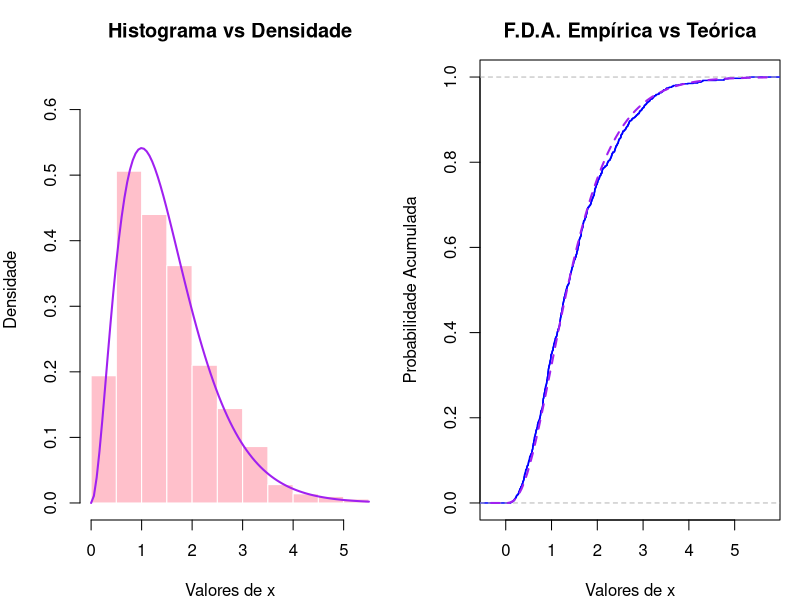

This chart was generated by the following R code:
# ==============================================================================
# Atividade Prática 1.15 - Método da Rejeição (Distribuição Gama)
# ==============================================================================


set.seed(123)

# Parâmetros
n <- 1000
alpha <- 3
beta <- 2
lambda <- 0.5


dgama_target <- function(x) {
  dgamma(x, shape = alpha, rate = beta)
}


dgama_proposal <- function(x) {
  dexp(x, rate = lambda)
}


c_opt <- (beta^alpha / (lambda * gamma(alpha))) * ((alpha - 1) / (beta - lambda))^(alpha - 1) * exp(-(alpha - 1))

cat("Constante ótima de rejeição (c):", c_opt, "\n\n")


rgama_rejection <- function(n, alpha, beta, lambda, c) {
  amostra <- numeric(n)
  contador <- 1
  
  while (contador <= n) {
   
    y <- rexp(1, rate = lambda)
    
    
    u <- runif(1)
    
    
    f_y <- dgamma(y, shape = alpha, rate = beta)
    g_y <- dexp(y, rate = lambda)
    
    if (u <= f_y / (c * g_y)) {
      amostra[contador] <- y
      contador <- contador + 1
    }
  }
  return(amostra)
}


amostra_gerada <- rgama_rejection(n, alpha, beta, lambda, c_opt)


teste_ks <- ks.test(amostra_gerada, "pgamma", shape = alpha, rate = beta)

estatistica_Dn <- teste_ks$statistic
p_valor <- teste_ks$p.value

cat("--- Resultados do Teste KS (1 Amostra) ---\n")
cat("Estatística Dn observada:", estatistica_Dn, "\n")
cat("P-valor do teste:", p_valor, "\n")

if(p_valor > 0.05) {
  cat("Conclusão: Não rejeitamos a hipótese nula a 5% de significância. A amostra adere à distribuição teórica.\n\n")
} else {
  cat("Conclusão: Rejeitamos a hipótese nula a 5% de significância. A amostra difere da distribuição teórica.\n\n")
}


par(mfrow = c(1, 2), mar = c(4, 4, 3, 1))


hist(amostra_gerada, probability = TRUE, main = "Histograma vs Densidade",
     xlab = "Valores de x", ylab = "Densidade", col = "pink", border = "white",
     ylim = c(0, max(dgama_target(amostra_gerada)) * 1.2))
curve(dgama_target(x), add = TRUE, col = "purple", lwd = 2)


plot(ecdf(amostra_gerada), main = "F.D.A. Empírica vs Teórica",
     xlab = "Valores de x", ylab = "Probabilidade Acumulada", col = "blue", lwd = 1.5)
curve(pgamma(x, shape = alpha, rate = beta), add = TRUE, col = "purple", lwd = 2, lty = 2)


par(mfrow = c(1, 1), mar = c(5, 4, 4, 2) + 0.1)

B <- 100
p_valores_rep <- numeric(B)

for (i in 1:B) {
  amostra_rep <- rgama_rejection(n, alpha, beta, lambda, c_opt)
  ks_rep <- ks.test(amostra_rep, "pgamma", shape = alpha, rate = beta)
  p_valores_rep[i] <- ks_rep$p.value
}

taxa_aceitacao_teste <- sum(p_valores_rep > 0.05) / B

cat("--- Resultados para B = 100 Replicações ---\n")
cat("Taxa de aceitação da hipótese nula (esperado ~0.95):", taxa_aceitacao_teste, "\n")
